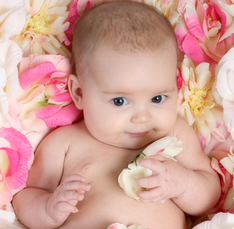
%> input picture digital image process/compression/train/im_10.bmp, 234 x 229 px, shrunk from 526 x 516 before the run; its folder holds 4 pictures in this run
$ octave main.m   (GNU Octave 9; MATLAB toolbox functions it lacks are replaced by stand-ins)
%> lines starting %> are read from the running program, lines starting %| are printed output that depends on the picture
### digital image process/compression/make_dictionary.m
function dictionary = make_dictionary(p)

p = p/sum(p);
tree = cell(length(p),1);

for i  =1:length(p)
    tree{i} = uint8(i-1);
end

while(numel(tree)>2)
    %第一小
    [min_p,index1] = min(p);
    p(index1) = [];
    min_s = tree{index1};
    tree(index1) = [];
    %第二小
    [~,index2] = min(p);
    p(index2) = min_p + p(index2);
    %合并
    tree{index2} = {min_s;tree{index2}};
end
 %celldisp(tree);

global DIC
make_code(tree,[]);
dictionary = DIC;

function make_code(tree, codeword)

if(iscell(tree))
    make_code(tree{1},[codeword 0]); % 左子树为0
    make_code(tree{2},[codeword 1]); % 右子树为1
else
    % 到达叶子
    DIC{uint16(tree)+1} = codeword;
end
end

end

### digital image process/compression/main.m
clc;
clear;
close all;

p_im = zeros([1,256]);

input_path = '/Users/janechen/Desktop/课程/数字图像处理/图像压缩/train/';
img_Dir  = dir([input_path '*.bmp']);

for i=1:length(img_Dir)
    im = rgb2gray(imread([input_path img_Dir(i).name]));
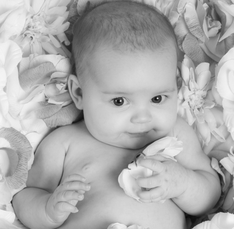
%> im: size 229x234 uint8; min 9, max 246, mean 173.1
    for j=1:length(im(:))
        p_im(double(im(j))+1) = p_im(double(im(j))+1) + 1;
    end
%> after the loop, p_im = 256 values, max 723 at index 203, min 0 at index 1, mean 209.3
end
%> pass 2 of the loop `for i=1:length(img_Dir)`:
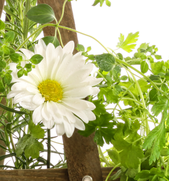
%> input picture digital image process/compression/train/im_11.bmp, 169 x 181 px, shrunk from 380 x 407 before the run
%> `im = rgb2gray(imread([input_path img_Dir(i).name]));`:
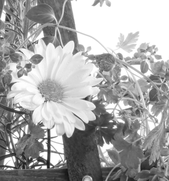
%> im: size 181x169 uint8; min 18, max 255, mean 167.7
%> after the loop `for j=1:length(im(:))`: p_im = 256 values, max 4624 at index 256, min 0 at index 1, mean 328.8
%> pass 3 of the loop `for i=1:length(img_Dir)`:
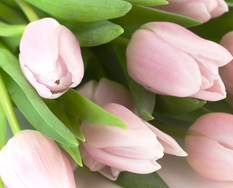
%> input picture digital image process/compression/train/im_12.bmp, 233 x 188 px, shrunk from 524 x 424 before the run
%> `im = rgb2gray(imread([input_path img_Dir(i).name]));`:
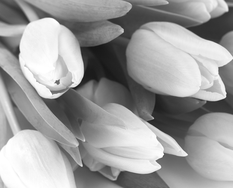
%> im: size 188x233 uint8; min 18, max 255, mean 156.7
%> after the loop `for j=1:length(im(:))`: p_im = 256 values, max 4940 at index 256, min 0 at index 1, mean 499.9
%> the loop made 4 passes; the first 3 are shown

figure(1)
p_im = p_im/(sum(p_im));
plot(0:255,p_im)
title('每个像素的概率统计')
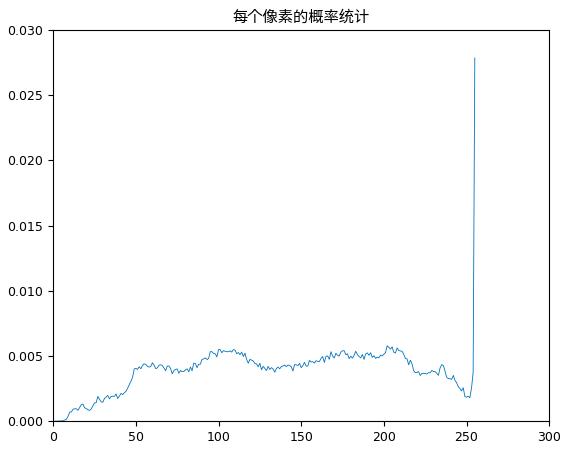
%> figure redrawn from the program's plot data; curve peaks at x = 255, y = 0.0279

dictionary = make_dictionary(p_im);
%> (the run ends here)
